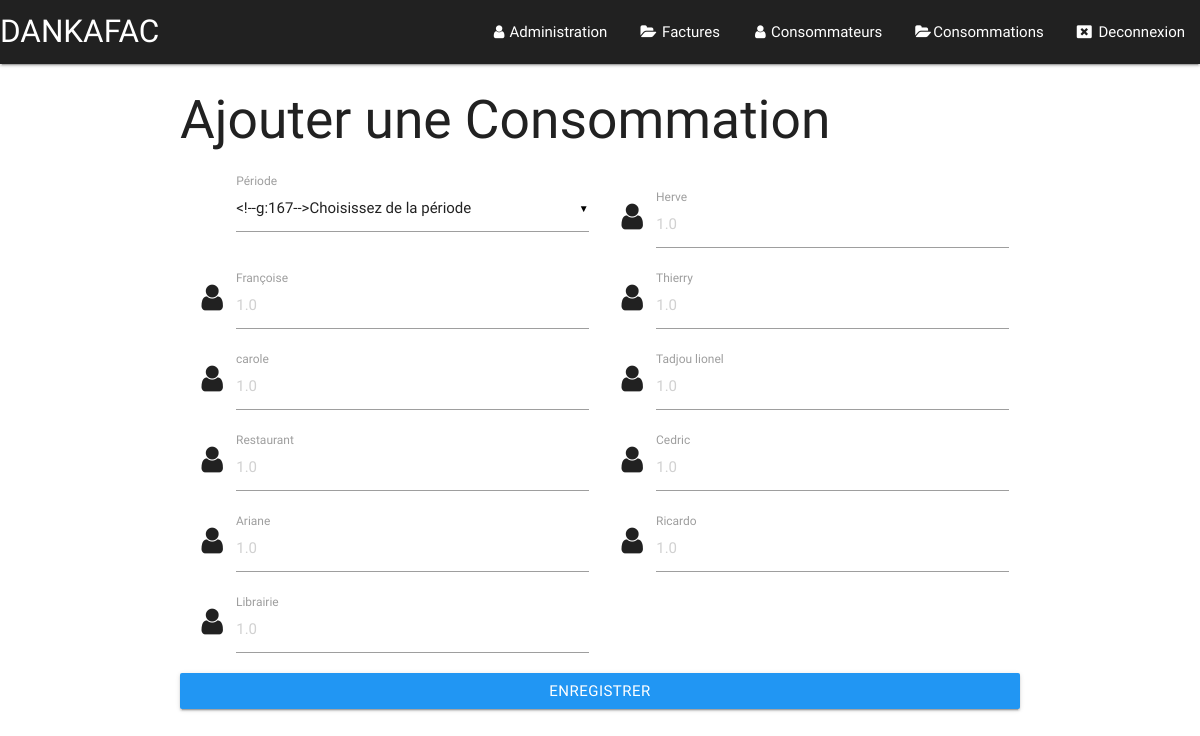
/index.php?page=consommation (signed in), run on an earlier commit of the app's database.
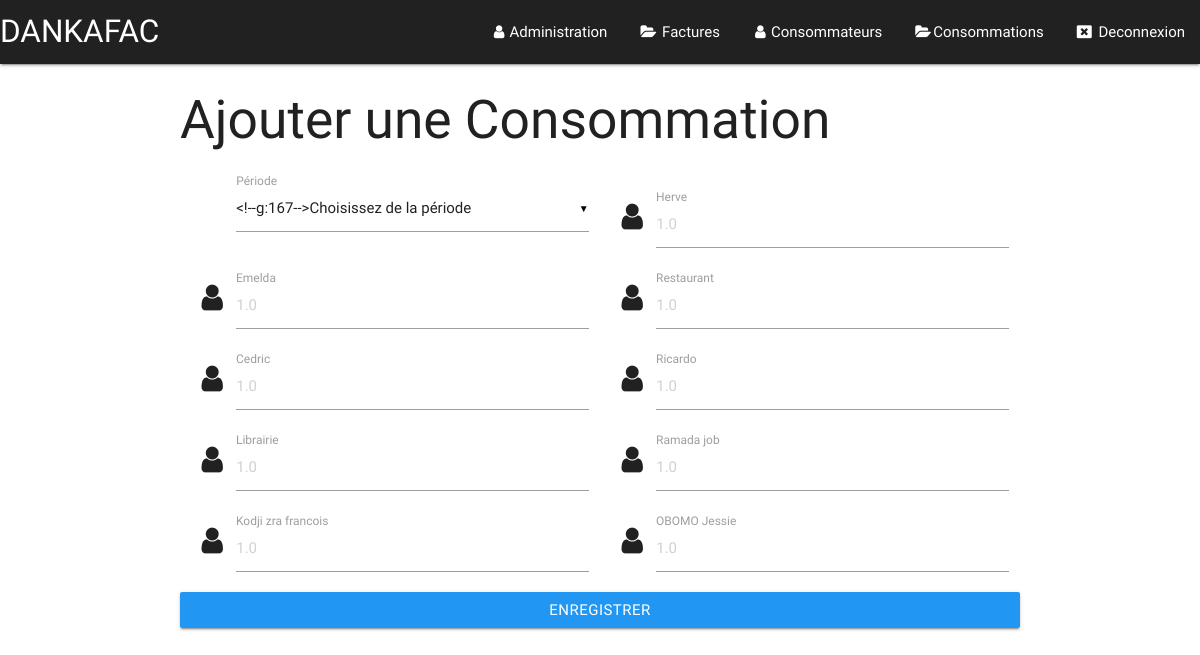
And on a later commit of the database.
### tables this page shows
CREATE TABLE `consommateur` (
  `id_consommateur` char(32) NOT NULL,
  `nom_consommateur` char(32) DEFAULT NULL,
  `telephone_consommateur` int(32) DEFAULT NULL,
  `email_consommateur` char(32) DEFAULT NULL,
  `nbre` int(9) NOT NULL,
  `etat` varchar(25) NOT NULL
);

### fonctions/consommation.func.php (the view, shortened to what this page needs)
<?php
	function get_consommateur(){
		global $bd;
		$sql = "SELECT id_consommateur,nom_consommateur FROM consommateur WHERE etat = 'present' ";
		$req = $bd->query($sql);
		while ($data = $req->fetch()) {
			echo '<div class="div input-field col s6">
						<i class="material-icons prefix"><span class="i-user"></span></i>
						<input type="number" id="montant" name="index'.$data['id_consommateur'].'" placeholder="1.0" step="0.01" min="0" max="10000" class="validate" required="">
						<label for="montant">'.$data['nom_consommateur'].'</label>
					</div>';
		}
	}
?>

What changed in the data, as far as the page shows it:
no longer on this page (row edited): consommateur: nom_consommateur "Françoise"
removed consommateur: nom_consommateur "Thierry"
removed consommateur: nom_consommateur "carole"
removed consommateur: nom_consommateur "Tadjou lionel"
no longer on this page (row edited): consommateur: nom_consommateur "Ariane"
now on this page (row edited): consommateur: nom_consommateur "Emelda"
added consommateur: nom_consommateur "Ramada job"
added consommateur: nom_consommateur "Kodji zra francois"
added consommateur: nom_consommateur "OBOMO Jessie"
